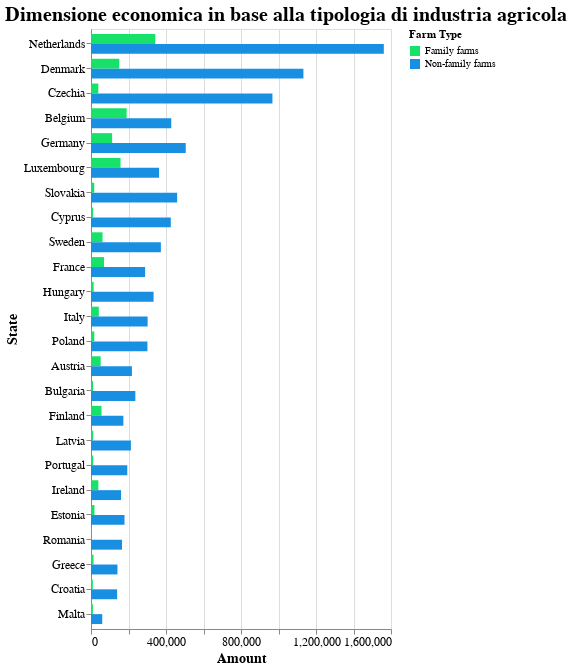

Source (notebook cell):
### Code cell
## DIMENSIONE ECONOMICA DISAGGREGATA PER AGRICOLTURA FAMILIARE

data = {
    'State': [
        "Netherlands", "Denmark", "Czechia", "Germany", "Slovakia",
        "Belgium", "Cyprus", "Sweden", "Luxembourg", "Hungary",
        "Italy", "Poland", "France", "Bulgaria", "Austria",
        "Latvia", "Portugal", "Estonia", "Finland", "Romania",
        "Ireland", "Greece", "Croatia", "Malta"
    ],
    'Family farms': [
        342715, 150726, 38918, 112671, 17269,
        190142, 11284, 61471, 157590, 14176,
        41685, 17483, 69573, 11093, 51516,
        11694, 11633, 18376, 56044, 2747,
        39206, 13548, 9755, 10199
    ],
    'Non-family farms': [
        1561584, 1132872, 967711, 505254, 459554,
        428045, 425576, 372636, 362996, 333781,
        302042, 301017, 288669, 236461, 218328,
        212858, 193493, 178690, 172654, 165456,
        160280, 141157, 139381, 60006
    ]
}

df_econ_family = pd.DataFrame(data)

df_m_econ_family = df_econ_family.melt(id_vars=['State'], var_name='Farm Type', value_name='Amount')

# Define custom color mapping
color_scale = alt.Scale(
    domain=['Family farms', 'Non-family farms'],
    range=['#18E169', '#188FE1']
)

chart = alt.Chart(df_m_econ_family).mark_bar().encode(
    y=alt.Y('State:N', sort="-x", title='State'),
    x=alt.X('Amount:Q', title='Amount'),
    color=alt.Color('Farm Type:N', scale=color_scale),
    tooltip=[alt.Tooltip('State:N'), alt.Tooltip('Farm Type:N'), alt.Tooltip('Amount:Q', format=',')],
    yOffset=alt.YOffset('Farm Type:N')
).properties(
    width="container",
    height=600,
    title='Dimensione economica in base alla tipologia di industria agricola'
)

'''chart = chart.encode(
    y=alt.Y('State:N', title='State'),
    x='Amount',
    xOffset=alt.XOffset('Farm Type:N')
)'''

chart.show()

### Figure 1 — Vega-Lite specification as saved in the notebook (floating-point values rounded to 4 significant figures)
{"config": {"background": "transparent", "title": {"fontSize": 20, "anchor": "start", "color": "black"}, "axis": {"labelFontSize": 12, "titleFontSize": 14}}, "data": {"name": "data-47f1a3cdc4bec9036d10c7a2fee07029"}, "mark": {"type": "bar"}, "encoding": {"color": {"field": "Farm Type", "scale": {"domain": ["Family farms", "Non-family farms"], "range": ["#18E169", "#188FE1"]}, "type": "nominal"}, "tooltip": [{"field": "State", "type": "nominal"}, {"field": "Farm Type", "type": "nominal"}, {"field": "Amount", "format": ",", "type": "quantitative"}], "x": {"field": "Amount", "title": "Amount", "type": "quantitative"}, "y": {"field": "State", "sort": "-x", "title": "State", "type": "nominal"}, "yOffset": {"field": "Farm Type", "type": "nominal"}}, "height": 600, "title": "Dimensione economica in base alla tipologia di industria agricola", "width": "container", "$schema": "https://vega.github.io/schema/vega-lite/v5.17.0.json", "datasets": {"data-47f1a3cdc4bec9036d10c7a2fee07029": [{"State": "Netherlands", "Farm Type": "Family farms", "Amount": 342715}, {"State": "Denmark", "Farm Type": "Family farms", "Amount": 150726}, {"State": "Czechia", "Farm Type": "Family farms", "Amount": 38918}, {"State": "Germany", "Farm Type": "Family farms", "Amount": 112671}, {"State": "Slovakia", "Farm Type": "Family farms", "Amount": 17269}, {"State": "Belgium", "Farm Type": "Family farms", "Amount": 190142}, {"State": "Cyprus", "Farm Type": "Family farms", "Amount": 11284}, {"State": "Sweden", "Farm Type": "Family farms", "Amount": 61471}, {"State": "Luxembourg", "Farm Type": "Family farms", "Amount": 157590}, {"State": "Hungary", "Farm Type": "Family farms", "Amount": 14176}, {"State": "Italy", "Farm Type": "Family farms", "Amount": 41685}, {"State": "Poland", "Farm Type": "Family farms", "Amount": 17483}, {"State": "France", "Farm Type": "Family farms", "Amount": 69573}, {"State": "Bulgaria", "Farm Type": "Family farms", "Amount": 11093}, {"State": "Austria", "Farm Type": "Family farms", "Amount": 51516}, {"State": "Latvia", "Farm Type": "Family farms", "Amount": 11694}, {"State": "Portugal", "Farm Type": "Family farms", "Amount": 11633}, {"State": "Estonia", "Farm Type": "Family farms", "Amount": 18376}, {"State": "Finland", "Farm Type": "Family farms", "Amount": 56044}, {"State": "Romania", "Farm Type": "Family farms", "Amount": 2747}, {"State": "Ireland", "Farm Type": "Family farms", "Amount": 39206}, {"State": "Greece", "Farm Type": "Family farms", "Amount": 13548}, {"State": "Croatia", "Farm Type": "Family farms", "Amount": 9755}, {"State": "Malta", "Farm Type": "Family farms", "Amount": 10199}, {"State": "Netherlands", "Farm Type": "Non-family farms", "Amount": 1561584}, {"State": "Denmark", "Farm Type": "Non-family farms", "Amount": 1132872}, {"State": "Czechia", "Farm Type": "Non-family farms", "Amount": 967711}, {"State": "Germany", "Farm Type": "Non-family farms", "Amount": 505254}, {"State": "Slovakia", "Farm Type": "Non-family farms", "Amount": 459554}, {"State": "Belgium", "Farm Type": "Non-family farms", "Amount": 428045}, {"State": "Cyprus", "Farm Type": "Non-family farms", "Amount": 425576}, {"State": "Sweden", "Farm Type": "Non-family farms", "Amount": 372636}, {"State": "Luxembourg", "Farm Type": "Non-family farms", "Amount": 362996}, {"State": "Hungary", "Farm Type": "Non-family farms", "Amount": 333781}, {"State": "Italy", "Farm Type": "Non-family farms", "Amount": 302042}, {"State": "Poland", "Farm Type": "Non-family farms", "Amount": 301017}, {"State": "France", "Farm Type": "Non-family farms", "Amount": 288669}, {"State": "Bulgaria", "Farm Type": "Non-family farms", "Amount": 236461}, {"State": "Austria", "Farm Type": "Non-family farms", "Amount": 218328}, {"State": "Latvia", "Farm Type": "Non-family farms", "Amount": 212858}, {"State": "Portugal", "Farm Type": "Non-family farms", "Amount": 193493}, {"State": "Estonia", "Farm Type": "Non-family farms", "Amount": 178690}, {"State": "Finland", "Farm Type": "Non-family farms", "Amount": 172654}, {"State": "Romania", "Farm Type": "Non-family farms", "Amount": 165456}, {"State": "Ireland", "Farm Type": "Non-family farms", "Amount": 160280}, {"State": "Greece", "Farm Type": "Non-family farms", "Amount": 141157}, {"State": "Croatia", "Farm Type": "Non-family farms", "Amount": 139381}, {"State": "Malta", "Farm Type": "Non-family farms", "Amount": 60006}]}}
